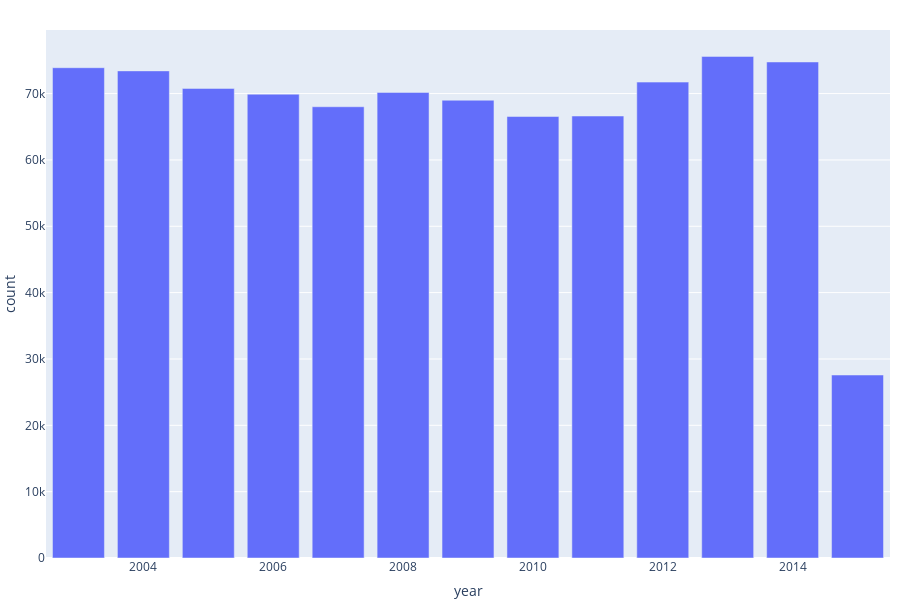

The cell this chart's notebook holds for it:
### Markdown cell above
* the `Southern` police district is most affected

### Code cell
plot_column_distribution(df=train_sf_df, column='year')

### Figure 1 — Plotly figure (JSON) as saved in the notebook; plotly's stock layout.template omitted (floating-point values rounded to 4 significant figures)
{"data": [{"alignmentgroup": "True", "hovertemplate": "year=%{x}<br>count=%{y}<extra></extra>", "legendgroup": "", "marker": {"color": "#636efa", "pattern": {"shape": ""}}, "name": "", "offsetgroup": "", "orientation": "v", "showlegend": false, "textposition": "auto", "type": "bar", "x": [2013, 2014, 2003, 2004, 2012, 2005, 2008, 2006, 2009, 2007, 2011, 2010, 2015], "xaxis": "x", "y": [75606, 74766, 73902, 73422, 71731, 70779, 70174, 69909, 69000, 68015, 66619, 66542, 27584], "yaxis": "y"}], "layout": {"autosize": true, "barmode": "relative", "height": 600, "hovermode": "closest", "legend": {"tracegroupgap": 0}, "margin": {"b": 0, "l": 10, "r": 10, "t": 30}, "showlegend": true, "xaxis": {"anchor": "y", "domain": [0, 1], "title": {"text": "year"}}, "yaxis": {"anchor": "x", "domain": [0, 1], "title": {"text": "count"}}}}
